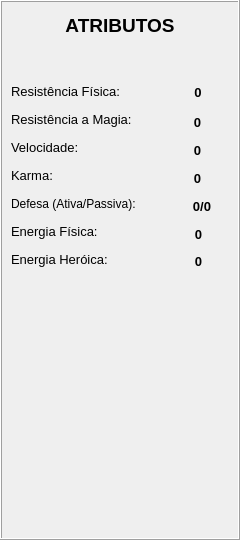
     <widget class="QFrame" name="frame_2">
      <property name="geometry">
       <rect>
        <x>951</x>
        <y>9</y>
        <width>240</width>
        <height>540</height>
       </rect>
      </property>
      <property name="autoFillBackground">
       <bool>false</bool>
      </property>
      <property name="frameShape">
       <enum>QFrame::Box</enum>
      </property>
      <property name="frameShadow">
       <enum>QFrame::Raised</enum>
      </property>
      <widget class="QLabel" name="label_10">
       <property name="geometry">
        <rect>
         <x>20</x>
         <y>323</y>
         <width>191</width>
         <height>211</height>
        </rect>
       </property>
       <property name="text">
        <string/>
       </property>
       <property name="pixmap">
        <pixmap>data/pixmaps/tagmar_atributos.png</pixmap>
       </property>
       <property name="scaledContents">
        <bool>false</bool>
       </property>
       <property name="alignment">
        <set>Qt::AlignJustify|Qt::AlignVCenter</set>
       </property>
      </widget>
      <widget class="QLabel" name="label_11">
       <property name="geometry">
        <rect>
         <x>11</x>
         <y>81</y>
         <width>138</width>
         <height>21</height>
        </rect>
       </property>
       <property name="font">
        <font>
         <pointsize>10</pointsize>
        </font>
       </property>
       <property name="text">
        <string>Resistência Física:</string>
       </property>
      </widget>
      <widget class="QLabel" name="label_12">
       <property name="geometry">
        <rect>
         <x>11</x>
         <y>109</y>
         <width>154</width>
         <height>21</height>
        </rect>
       </property>
       <property name="font">
        <font>
         <pointsize>10</pointsize>
        </font>
       </property>
       <property name="text">
        <string>Resistência a Magia:</string>
       </property>
      </widget>
      <widget class="QLabel" name="label_13">
       <property name="geometry">
        <rect>
         <x>11</x>
         <y>137</y>
         <width>86</width>
         <height>21</height>
        </rect>
       </property>
       <property name="font">
        <font>
         <pointsize>10</pointsize>
        </font>
       </property>
       <property name="text">
        <string>Velocidade:</string>
       </property>
      </widget>
      <widget class="QLabel" name="label_14">
       <property name="geometry">
        <rect>
         <x>11</x>
         <y>193</y>
         <width>177</width>
         <height>21</height>
        </rect>
       </property>
       <property name="font">
        <font>
         <pointsize>9</pointsize>
         <weight>50</weight>
         <bold>false</bold>
        </font>
       </property>
       <property name="text">
        <string>Defesa (Ativa/Passiva):</string>
       </property>
      </widget>
      <widget class="QLabel" name="label_15">
       <property name="geometry">
        <rect>
         <x>11</x>
         <y>165</y>
         <width>54</width>
         <height>21</height>
        </rect>
       </property>
       <property name="font">
        <font>
         <pointsize>10</pointsize>
        </font>
       </property>
       <property name="text">
        <string>Karma:</string>
       </property>
      </widget>
      <widget class="QLabel" name="label_16">
       <property name="geometry">
        <rect>
         <x>11</x>
         <y>249</y>
         <width>123</width>
         <height>21</height>
        </rect>
       </property>
       <property name="font">
        <font>
         <pointsize>10</pointsize>
        </font>
       </property>
       <property name="text">
        <string>Energia Heróica:</string>
       </property>
      </widget>
      <widget class="QLabel" name="label_17">
       <property name="geometry">
        <rect>
         <x>11</x>
         <y>221</y>
         <width>109</width>
         <height>21</height>
        </rect>
       </property>
       <property name="font">
        <font>
         <pointsize>10</pointsize>
        </font>
       </property>
       <property name="text">
        <string>Energia Física:</string>
       </property>
      </widget>
      <widget class="QLabel" name="label_18">
       <property name="geometry">
        <rect>
         <x>5</x>
         <y>10</y>
         <width>230</width>
         <height>31</height>
        </rect>
       </property>
       <property name="font">
        <font>
         <pointsize>14</pointsize>
         <weight>75</weight>
         <bold>true</bold>
        </font>
       </property>
       <property name="text">
        <string>ATRIBUTOS</string>
       </property>
       <property name="alignment">
        <set>Qt::AlignCenter</set>
       </property>
      </widget>
      <widget class="QLabel" name="label_19">
       <property name="geometry">
        <rect>
         <x>173</x>
         <y>77</y>
         <width>50</width>
         <height>30</height>
        </rect>
       </property>
       <property name="font">
        <font>
         <pointsize>10</pointsize>
         <weight>75</weight>
         <bold>true</bold>
        </font>
       </property>
       <property name="text">
        <string>0</string>
       </property>
       <property name="alignment">
        <set>Qt::AlignCenter</set>
       </property>
      </widget>
      <widget class="QLabel" name="label_20">
       <property name="geometry">
        <rect>
         <x>170</x>
         <y>107</y>
         <width>55</width>
         <height>30</height>
        </rect>
       </property>
       <property name="font">
        <font>
         <pointsize>10</pointsize>
         <weight>75</weight>
         <bold>true</bold>
        </font>
       </property>
       <property name="text">
        <string>0</string>
       </property>
       <property name="alignment">
        <set>Qt::AlignCenter</set>
       </property>
      </widget>
      <widget class="QLabel" name="label_21">
       <property name="geometry">
        <rect>
         <x>170</x>
         <y>135</y>
         <width>55</width>
         <height>30</height>
        </rect>
       </property>
       <property name="font">
        <font>
         <pointsize>10</pointsize>
         <weight>75</weight>
         <bold>true</bold>
        </font>
       </property>
       <property name="text">
        <string>0</string>
       </property>
       <property name="alignment">
        <set>Qt::AlignCenter</set>
       </property>
      </widget>
      <widget class="QLabel" name="label_22">
       <property name="geometry">
        <rect>
         <x>170</x>
         <y>163</y>
         <width>55</width>
         <height>30</height>
        </rect>
       </property>
       <property name="font">
        <font>
         <pointsize>10</pointsize>
         <weight>75</weight>
         <bold>true</bold>
        </font>
       </property>
       <property name="text">
        <string>0</string>
       </property>
       <property name="alignment">
        <set>Qt::AlignCenter</set>
       </property>
      </widget>
      <widget class="QLabel" name="label_23">
       <property name="geometry">
        <rect>
         <x>167</x>
         <y>191</y>
         <width>70</width>
         <height>30</height>
        </rect>
       </property>
       <property name="font">
        <font>
         <pointsize>10</pointsize>
         <weight>75</weight>
         <bold>true</bold>
        </font>
       </property>
       <property name="text">
        <string>0/0</string>
       </property>
       <property name="alignment">
        <set>Qt::AlignCenter</set>
       </property>
      </widget>
      <widget class="QLabel" name="label_24">
       <property name="geometry">
        <rect>
         <x>171</x>
         <y>219</y>
         <width>55</width>
         <height>30</height>
        </rect>
       </property>
       <property name="font">
        <font>
         <pointsize>10</pointsize>
         <weight>75</weight>
         <bold>true</bold>
        </font>
       </property>
       <property name="text">
        <string>0</string>
       </property>
       <property name="alignment">
        <set>Qt::AlignCenter</set>
       </property>
      </widget>
      <widget class="QLabel" name="label_25">
       <property name="geometry">
        <rect>
         <x>171</x>
         <y>246</y>
         <width>55</width>
         <height>30</height>
        </rect>
       </property>
       <property name="font">
        <font>
         <pointsize>10</pointsize>
         <weight>75</weight>
         <bold>true</bold>
        </font>
       </property>
       <property name="text">
        <string>0</string>
       </property>
       <property name="alignment">
        <set>Qt::AlignCenter</set>
       </property>
      </widget>
     </widget>
